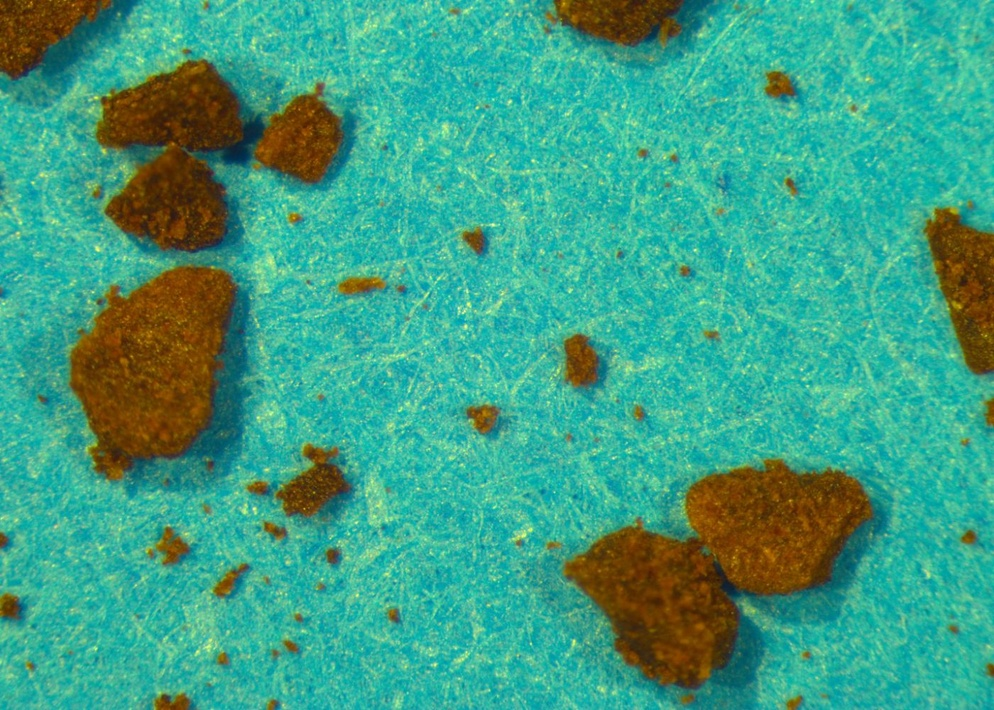
#> input picture opencvtest2/data/Captured001.jpg, 994 x 710 px, shrunk from 1400 x 1000 before the run; its folder holds only this picture in this run
$ python opencvtest2.py
#> lines starting #> are read from the running program, lines starting #| are printed output that depends on the picture; after the words box and inside, x2 and y2 are one past the last pixel; in counts of white or black regions, pixels touching at a corner belong together
import cv2
import numpy as np
from matplotlib import pyplot as plt
from scipy import ndimage
from skimage import measure, color, io

import glob
import os
from pathlib import Path

clusterlist = []

img_dir = "data" # Enter Directory of all images
data_path = os.path.join(img_dir,'*g')
files = glob.glob(data_path)
images = []
for file in files:
    image = cv2.imread(file)
#> image is the input picture: shape (710, 994, 3); mean B, G, R 131.4, 158.9, 61.5
    images.append(image)

for img in images:
    pixels_to_um = 0.5 # (1 px = 500 nm)

    cv2.imshow('thing', img)
    cv2.waitKey()

    HSVimage = cv2.cvtColor(img,cv2.COLOR_BGR2HSV)

    # [10 lines of commented-out code are left out]
    blue = cv2.inRange(HSVimage,(30,0,0),(120,255,255))
    #cv2.imshow("Blue Shade",blue)
    #cv2.waitKey()

    blue = cv2.bitwise_not(blue)
    #cv2.imshow("Blue",blue)
    #cv2.waitKey()

    kernel = np.ones((3,3),np.uint8)
    dilated = cv2.dilate(blue,kernel,iterations = 2)

    #cv2.imshow("dilated",dilated)
    #cv2.waitKey()

    eroded = cv2.erode(dilated,kernel,iterations = 2)

    #cv2.imshow("eroded",eroded)
    #cv2.waitKey()

    mask = eroded == 255


    s = [[1,1,1],[1,1,1],[1,1,1]]
    #label_im, nb_labels = ndimage.label(mask)
    labeled_mask, num_labels = ndimage.label(mask, structure=s)

    #The function outputs a new image that contains a different integer label
    #for each object, and also the number of objects found.

    img2 = color.label2rgb(labeled_mask, bg_label=0)

    cv2.imshow('Colored Grains', img2)
    cv2.waitKey()

    #View just by making mask=threshold and also mask = dilation (after morph operations)
    #Some grains are well separated after morph operations

    #Now each object had a unique number in the image.
    #Total number of labels found are...
    #print(num_labels)

    #Step 5: Measure the properties of each grain (object)

    # regionprops function in skimage measure module calculates useful parameters for each object.

    clusterlist.append(measure.regionprops(labeled_mask, eroded))
#> this loop made 1 pass
#> (pixels_to_um, s, num_labels) on pass 1: (0.5, [[1, 1, 1], [1, 1, 1], [1, 1, 1]], 53)
#> pass 1, `blue = cv2.inRange(HSVimage,(30,0,0),(120,255,255))`:
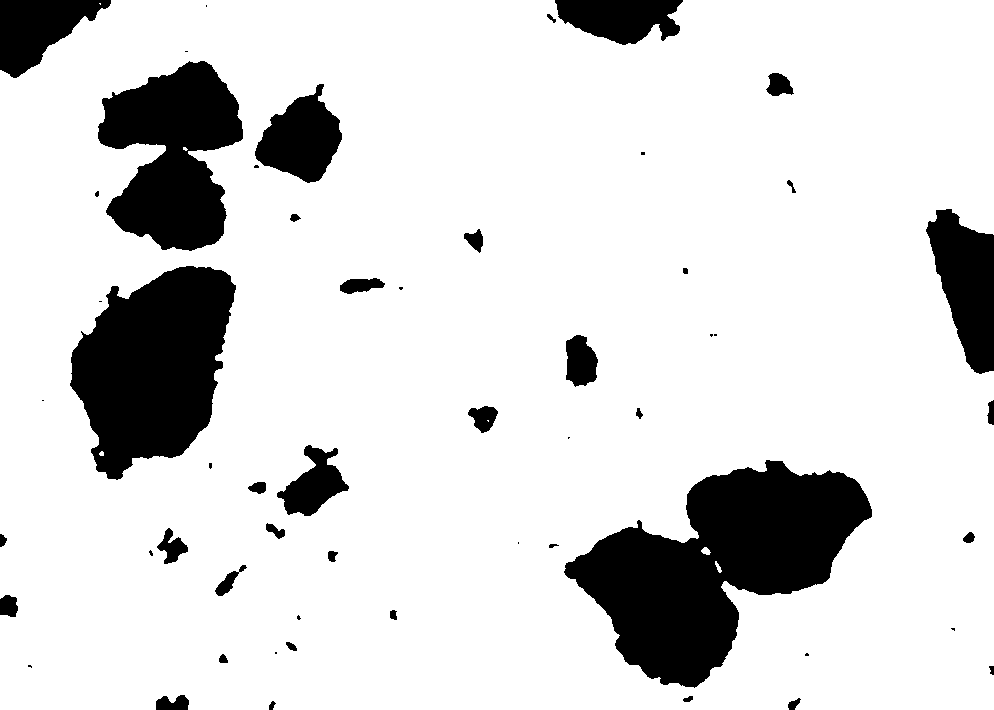
#> blue: shape (710, 994); 85% white; 55 black regions (19 under 20 px), largest, box (x1, y1, x2, y2) and area: (564, 460, 872, 688) 35099, (70, 266, 236, 480) 23629, (98, 61, 243, 251) 17629
#> pass 1, `dilated = cv2.dilate(blue,kernel,iterations = 2)`:
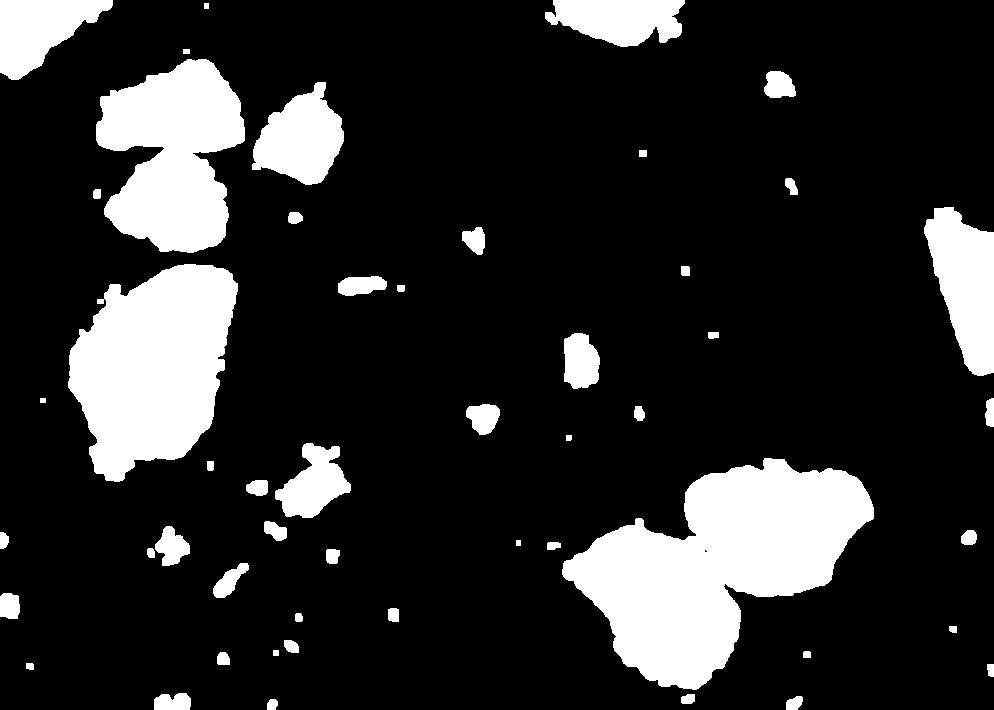
#> dilated: shape (710, 994); 17% white; 51 white regions, largest, box (x1, y1, x2, y2) and area: (562, 458, 874, 690) 37747, (68, 264, 238, 482) 25452, (96, 59, 245, 253) 19526
#> after the loop:
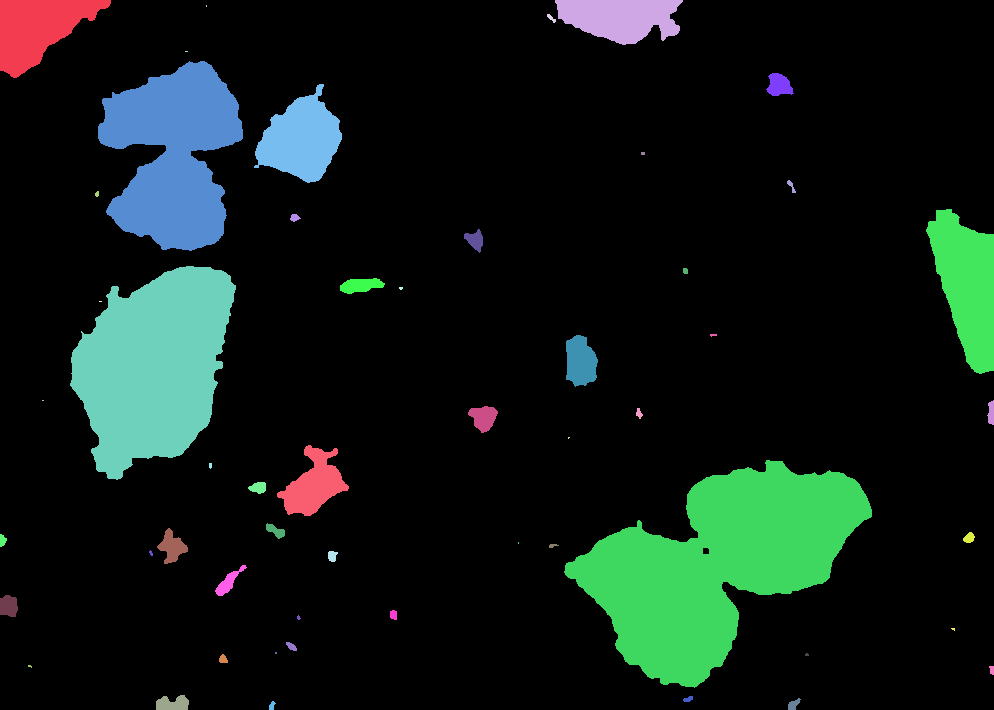
#> labeled_mask: shape (710, 994) int32; 54 distinct labels, from 0 to 53; one colour per label, 0 black
#> after the loop:
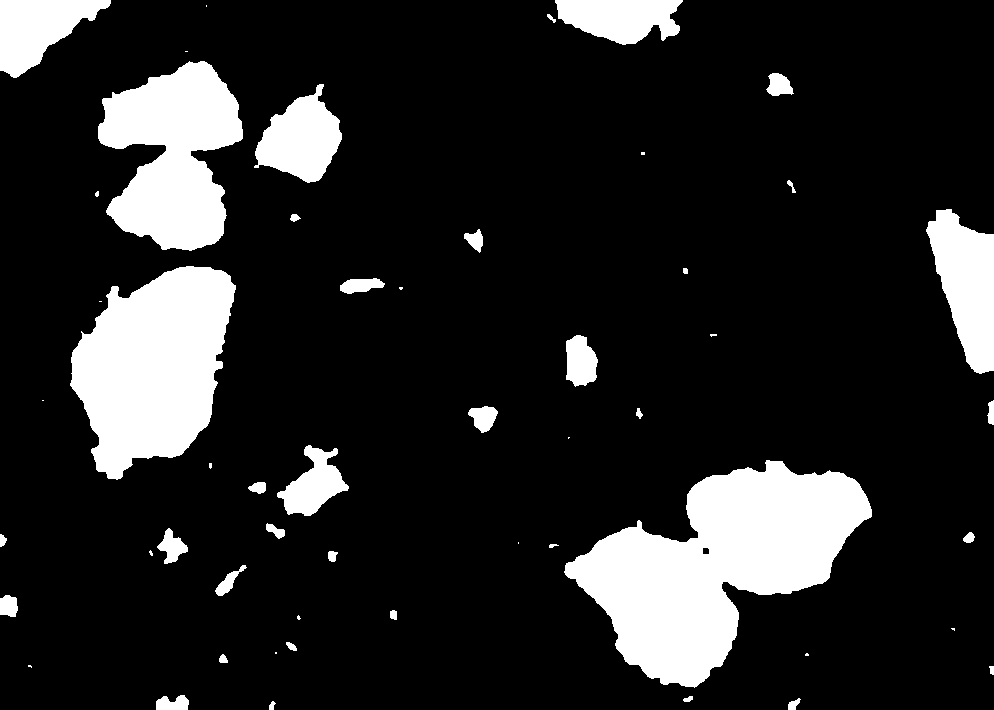
#> mask: shape (710, 994) bool; 15.1% white; 53 white regions (17 under 20 px), largest, box (x1, y1, x2, y2) and area: (564, 460, 872, 688) 35215, (70, 266, 236, 480) 23689, (98, 61, 243, 251) 17694
#> after the loop, clusterlist = 1 item

propList = ['Area',
            'equivalent_diameter', #Added... verify if it works
            'orientation', #Added, verify if it works. Angle btwn x-axis and major axis.
            'MajorAxisLength',
            'MinorAxisLength',
            'Perimeter',
            'MinIntensity',
            'MeanIntensity',
            'MaxIntensity']


output_file = open('image_measurements.csv', 'w')
output_file.write("Image," + "Grain," + ",".join(propList) + '\n') #join strings in array by commas, leave first cell blank
#First cell blank to leave room for header (column names)

imageNumber = 0

for clusters in clusterlist:
    imageNumber += 1
    for cluster_props in clusters:
        #output cluster properties to the excel file
        output_file.write(str(imageNumber) + ",")
        output_file.write(str(cluster_props['Label']))
        for i,prop in enumerate(propList):
            if(prop == 'Area'):
                to_print = cluster_props[prop]*pixels_to_um**2   #Convert pixel square to um square
            elif(prop == 'orientation'):
                to_print = cluster_props[prop]*57.2958  #Convert to degrees from radians
            elif(prop.find('Intensity') < 0):          # Any prop without Intensity in its name
                to_print = cluster_props[prop]*pixels_to_um
            else:
                to_print = cluster_props[prop]     #Reamining props, basically the ones with Intensity in its name
            output_file.write(',' + str(to_print))
        output_file.write('\n')
    output_file.write('\n')
#> this loop made 1 pass
#> imageNumber on pass 1: 1
#> after the loop, imageNumber = 1
output_file.close()   #Closes the file, otherwise it would be read only.

$ run again, on opencvtest2/data/Captured007.jpg
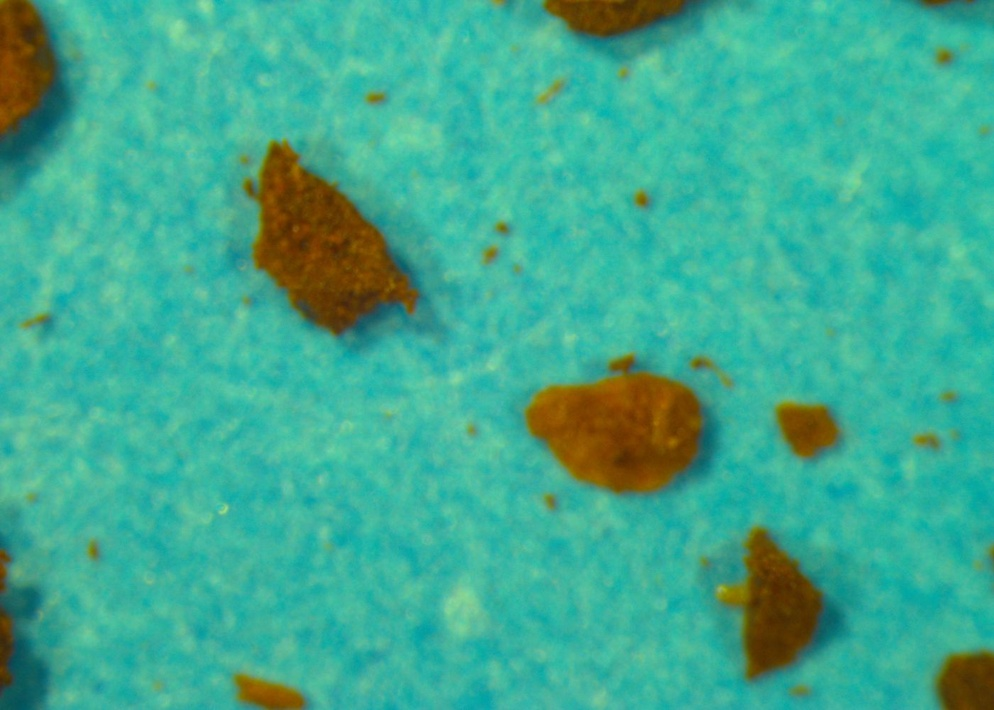
#> input picture opencvtest2/data/Captured007.jpg, 994 x 710 px, shrunk from 1400 x 1000 before the run
#> image is the input picture: shape (710, 994, 3); mean B, G, R 144, 170.3, 63
#> the loop `for img in images:` made 1 pass
#> (pixels_to_um, s, num_labels) on pass 1: (0.5, [[1, 1, 1], [1, 1, 1], [1, 1, 1]], 15)
#> pass 1, `blue = cv2.inRange(HSVimage,(30,0,0),(120,255,255))`:
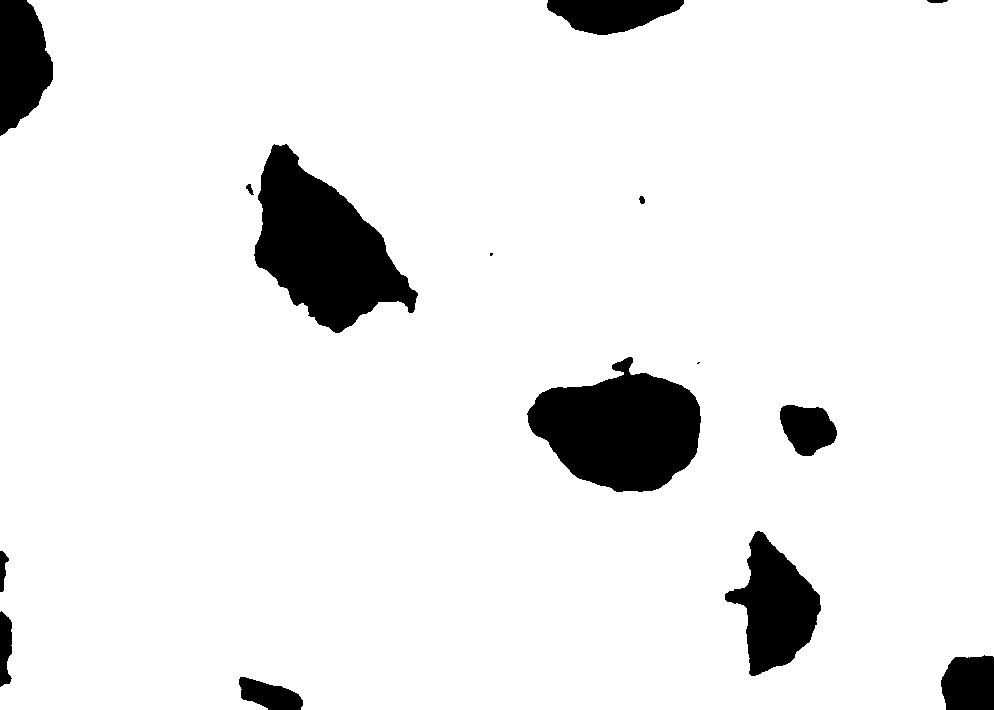
#> blue: shape (710, 994); 92.2% white; 15 black regions (2 under 20 px), largest, box (x1, y1, x2, y2) and area: (254, 144, 418, 333) 16478, (527, 357, 701, 492) 15447, (725, 531, 821, 676) 7492
#> after the loop `for img in images:`:
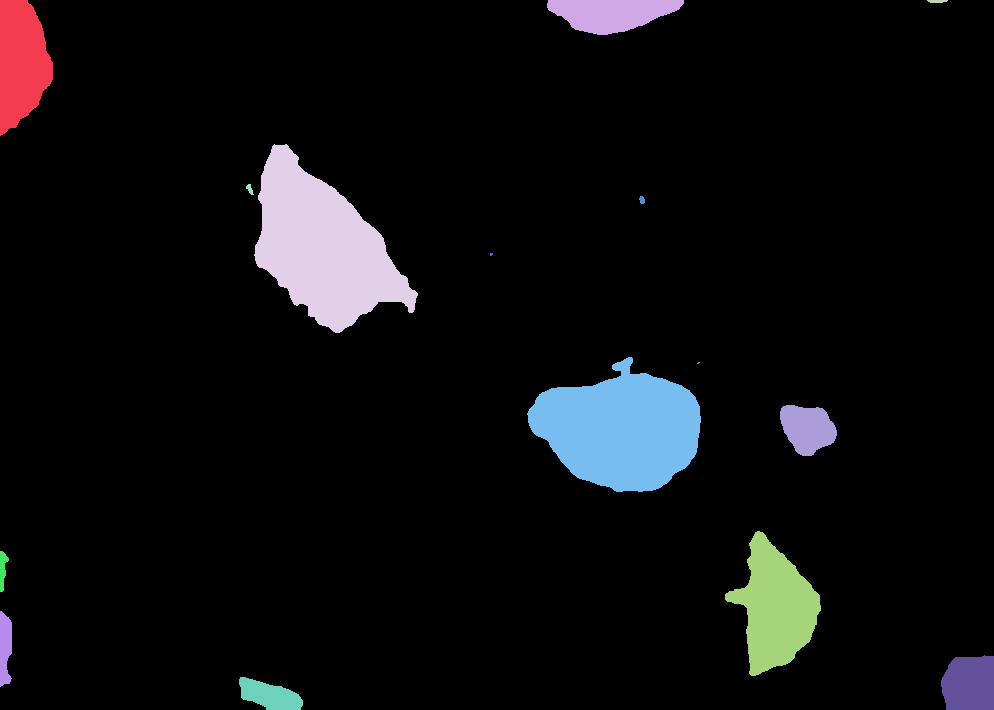
#> labeled_mask: shape (710, 994) int32; 16 distinct labels, from 0 to 15; one colour per label, 0 black
#> after the loop `for img in images:`: clusterlist = 1 item
#> the loop `for clusters in clusterlist:` made 1 pass
#> imageNumber on pass 1: 1
#> after the loop `for clusters in clusterlist:`: imageNumber = 1

$ run again, on opencvtest2/data/Captured009.jpg
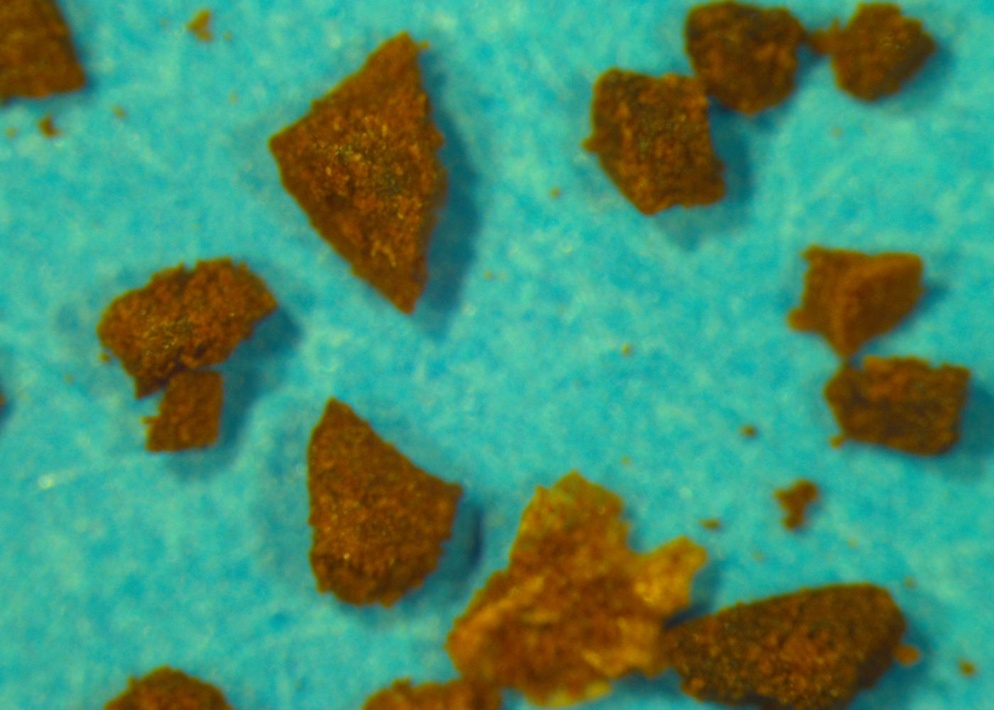
#> input picture opencvtest2/data/Captured009.jpg, 994 x 710 px, shrunk from 1400 x 1000 before the run
#> image is the input picture: shape (710, 994, 3); mean B, G, R 107.8, 140.6, 70.7
#> the loop `for img in images:` made 1 pass
#> (pixels_to_um, s, num_labels) on pass 1: (0.5, [[1, 1, 1], [1, 1, 1], [1, 1, 1]], 13)
#> pass 1, `blue = cv2.inRange(HSVimage,(30,0,0),(120,255,255))`:
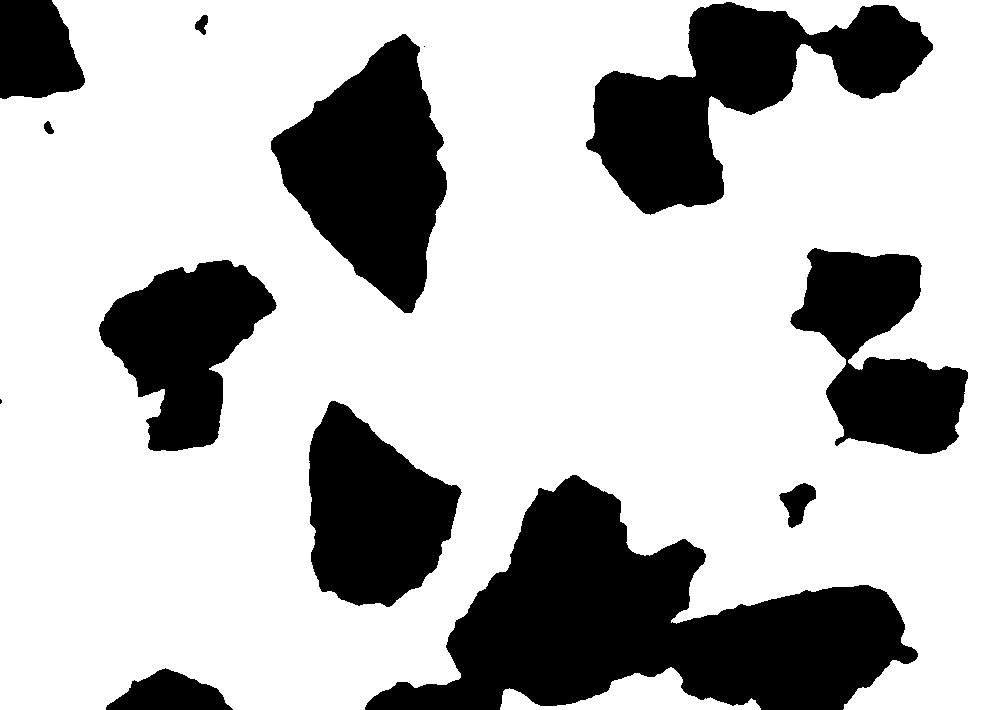
#> blue: shape (710, 994); 72.7% white; 13 black regions (2 under 20 px), largest, box (x1, y1, x2, y2) and area: (365, 475, 918, 710) 61506, (586, 2, 933, 215) 31542, (271, 34, 447, 313) 28217
#> after the loop `for img in images:`:
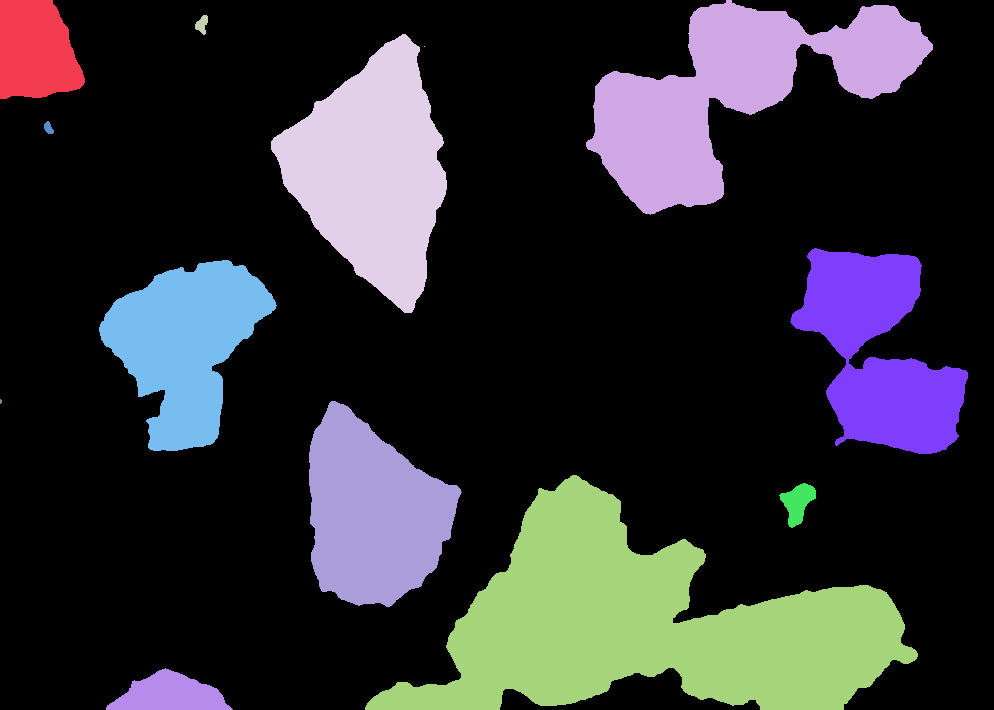
#> labeled_mask: shape (710, 994) int32; 14 distinct labels, from 0 to 13; one colour per label, 0 black
#> after the loop `for img in images:`: clusterlist = 1 item
#> the loop `for clusters in clusterlist:` made 1 pass
#> imageNumber on pass 1: 1
#> after the loop `for clusters in clusterlist:`: imageNumber = 1
